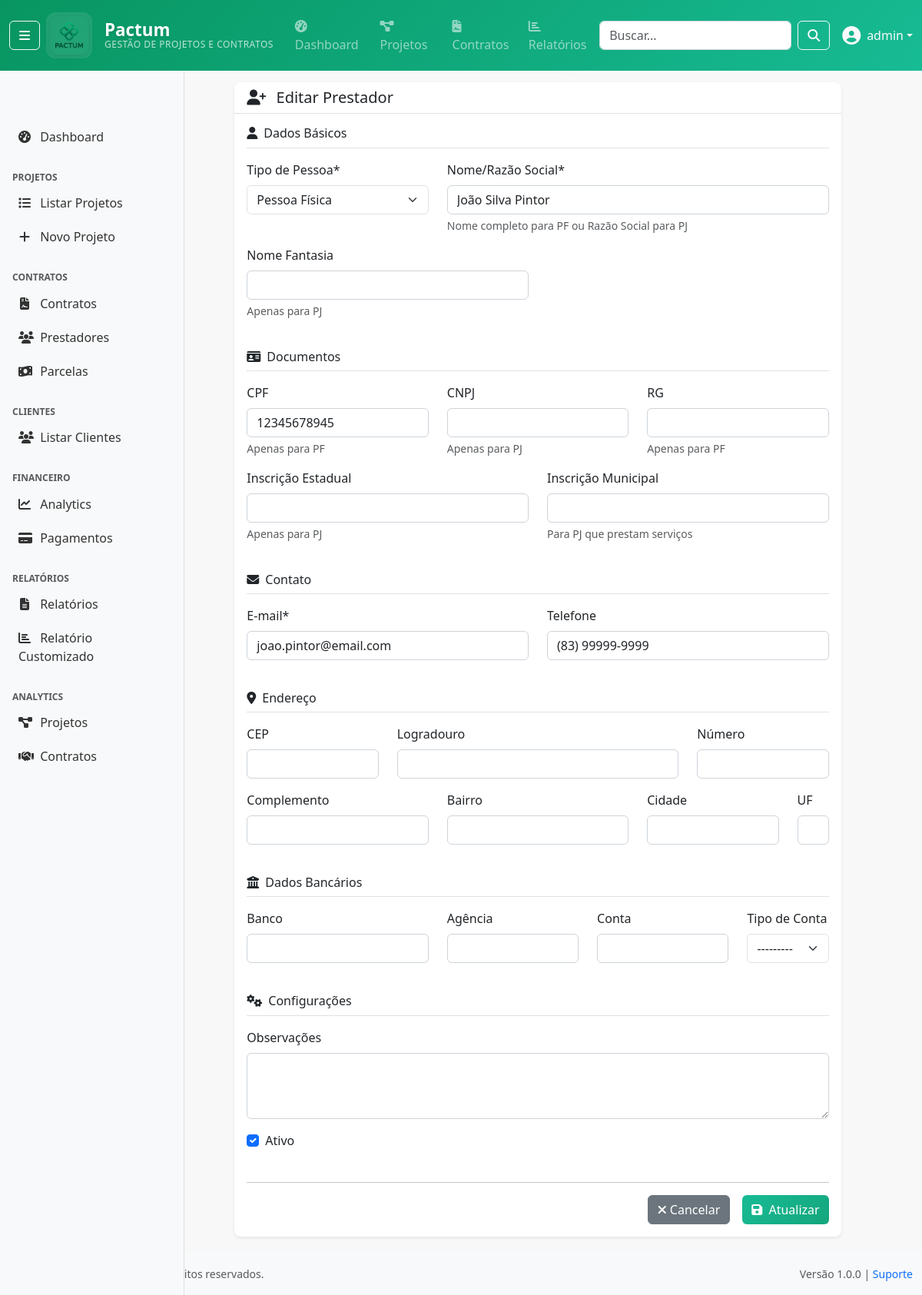
The page /contratos/prestadores/1/edit/ (signed in) on the database as committed earlier.
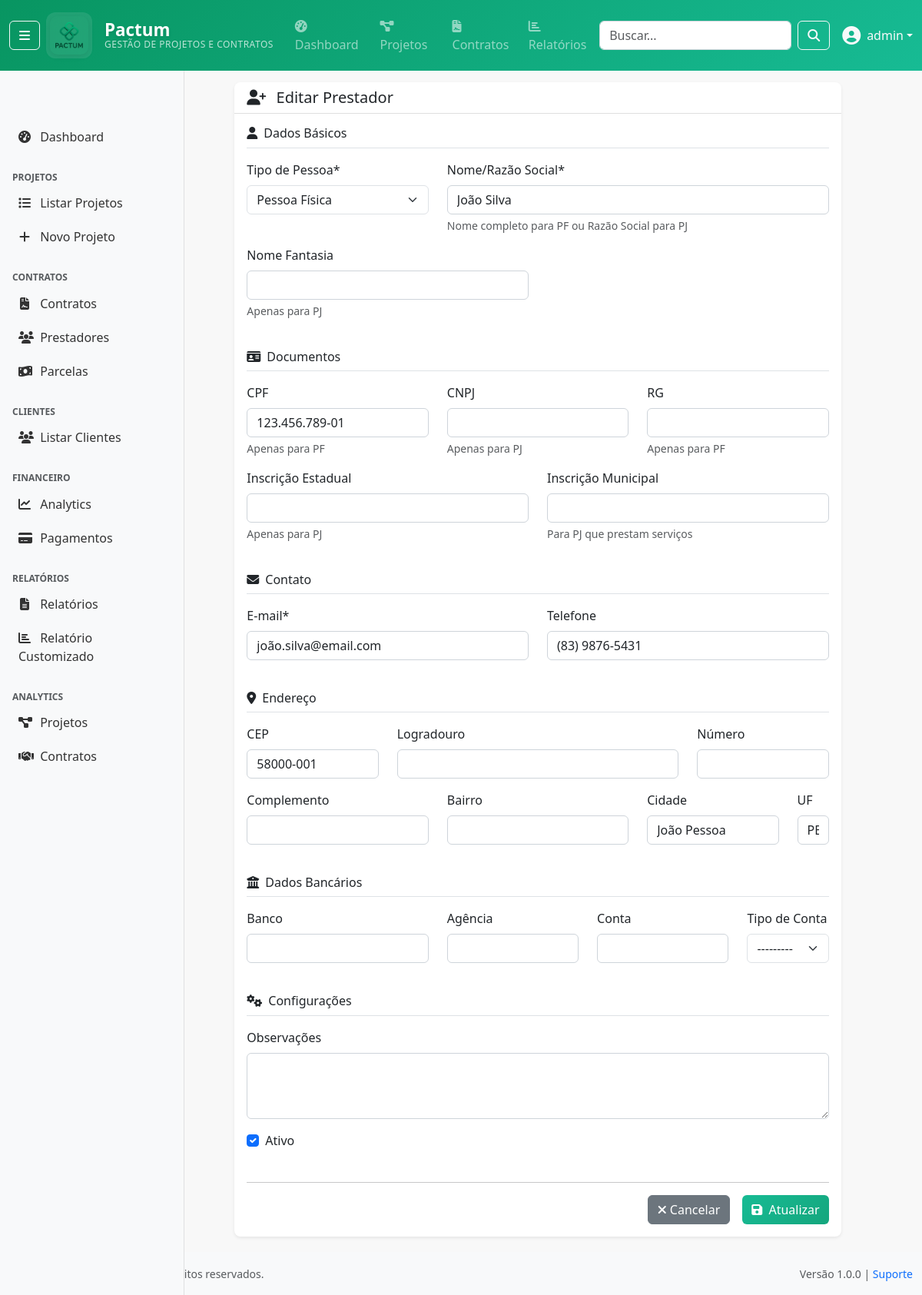
The same page on the database as committed later.
### apps/contratos/models/prestador.py (models this page shows, shortened)
class Prestador(BaseModel):
    TIPO_PESSOA_CHOICES = [
        ('PF', 'Pessoa Física'),
        ('PJ', 'Pessoa Jurídica'),
    ]
    tipo_pessoa = models.CharField(
        'Tipo de Pessoa',
        max_length=2,
        choices=TIPO_PESSOA_CHOICES
    )
    nome = models.CharField(
        'Nome/Razão Social',
        max_length=200,
        help_text='Nome completo para PF ou Razão Social para PJ'
    )
    nome_fantasia = models.CharField(
        'Nome Fantasia',
        max_length=200,
        blank=True,
        help_text='Apenas para PJ'
    )
    cpf = models.CharField(
        'CPF',
        max_length=14,
        blank=True,
        null=True,
        help_text='Apenas para PF'
    )
    cnpj = models.CharField(
        'CNPJ',
        max_length=18,
        blank=True,
        null=True,
        help_text='Apenas para PJ'
    )
    rg = models.CharField(
        'RG',
        max_length=20,
        blank=True,
        help_text='Apenas para PF'
    )
    inscricao_estadual = models.CharField(
        'Inscrição Estadual',
        max_length=20,
        blank=True,
        help_text='Apenas para PJ'
    )
    inscricao_municipal = models.CharField(
        'Inscrição Municipal',
        max_length=20,
        blank=True,
        help_text='Para PJ que prestam serviços'
    )
    email = models.EmailField('E-mail')
    telefone = models.CharField('Telefone', max_length=20, blank=True)
    cep = models.CharField('CEP', max_length=10, blank=True)
    logradouro = models.CharField('Logradouro', max_length=200, blank=True)
    numero = models.CharField('Número', max_length=10, blank=True)
    complemento = models.CharField('Complemento', max_length=100, blank=True)
    bairro = models.CharField('Bairro', max_length=100, blank=True)
    cidade = models.CharField('Cidade', max_length=100, blank=True)
    uf = models.CharField('UF', max_length=2, blank=True)
    banco = models.CharField('Banco', max_length=100, blank=True)
    agencia = models.CharField('Agência', max_length=20, blank=True)
    conta = models.CharField('Conta', max_length=20, blank=True)
    tipo_conta = models.CharField(
        'Tipo de Conta',
        max_length=20,
        choices=[
            ('corrente', 'Conta Corrente'),
            ('poupanca', 'Poupança'),
        ],
        blank=True
    )
    ativo = models.BooleanField('Ativo', default=True)
    observacoes = models.TextField('Observações', blank=True)
    class Meta:
        db_table = 'prestador'
        verbose_name = 'Prestador'
        verbose_name_plural = 'Prestadores'
        constraints = [
            models.UniqueConstraint(
                fields=['cpf'],
                condition=models.Q(cpf__isnull=False, tipo_pessoa='PF'),
                name='unique_cpf_when_not_null'
            ),
            models.UniqueConstraint(
                fields=['cnpj'],
                condition=models.Q(cnpj__isnull=False, tipo_pessoa='PJ'),
                name='unique_cnpj_when_not_null'
            ),
        ]

### apps/contratos/views/contrato_views.py (the view, shortened to what this page needs)
# urls.py: path('prestadores/<int:pk>/edit/', contrato_views.PrestadorUpdateView.as_view(), name='prestador_update'),
class PrestadorUpdateView(LoginRequiredMixin, UpdateView):
    model = Prestador
    form_class = PrestadorForm
    template_name = 'contratos/prestador_form.html'

### apps/accounts/models/user.py (called while the page is built)
    def __str__(self):
        return self.get_full_name() or self.username

    def is_admin(self):
        return self.role == 'admin' or self.is_superuser

    def is_cliente(self):
        return self.role == 'cliente' or self.is_cliente_externo

    def can_manage_projects(self):
        return self.is_admin() or self.has_perm('accounts.can_manage_projects')

    def can_view_financial_data(self):
        return self.role in ['admin', 'financeiro', 'fiscal'] or self.has_perm('accounts.can_view_financial_data')

    def can_manage_contracts(self):
        return self.role in ['admin', 'financeiro'] or self.has_perm('accounts.can_manage_contracts')

    def can_generate_reports(self):
        return not self.is_cliente() or self.has_perm('accounts.can_generate_reports')

### templates/contratos/prestador_form.html (shortened to what the changed rows need)
{% extends 'base/base.html' %}
{% load crispy_forms_tags %}
{% block page_title %}
    {% if object %}Editar Prestador{% else %}Cadastrar Novo Prestador{% endif %}
{% endblock %}
{% block content %}
<div class="row justify-content-center">
    <div class="col-md-10">
        <div class="card shadow-sm">
            <div class="card-body">
                <form method="post" novalidate>
                    <div class="row mb-4">
                        <div class="col-md-4">
                            {{ form.tipo_pessoa|as_crispy_field }}
                        </div>
                        <div class="col-md-8">
                            {{ form.nome|as_crispy_field }}
                        </div>
                        <div class="col-md-6">
                            {{ form.nome_fantasia|as_crispy_field }}
                        </div>
                    </div>
                    <div class="row mb-4">
                        <div class="col-md-4">
                            {{ form.cpf|as_crispy_field }}
                        </div>
                        <div class="col-md-4">
                            {{ form.cnpj|as_crispy_field }}
                        </div>
                        <div class="col-md-4">
                            {{ form.rg|as_crispy_field }}
                        </div>
                        <div class="col-md-6">
                            {{ form.inscricao_estadual|as_crispy_field }}
                        </div>
                        <div class="col-md-6">
                            {{ form.inscricao_municipal|as_crispy_field }}
                        </div>
                    </div>
                    <div class="row mb-4">
                        <div class="col-md-6">
                            {{ form.email|as_crispy_field }}
                        </div>
                        <div class="col-md-6">
                            {{ form.telefone|as_crispy_field }}
                        </div>
                    </div>
                    <div class="row mb-4">
                        <div class="col-md-3">
                            {{ form.cep|as_crispy_field }}
                        </div>
                        <div class="col-md-6">
                            {{ form.logradouro|as_crispy_field }}
                        </div>
                        <div class="col-md-3">
                            {{ form.numero|as_crispy_field }}
                        </div>
                        <div class="col-md-4">
                            {{ form.complemento|as_crispy_field }}
                        </div>
                        <div class="col-md-4">
                            {{ form.bairro|as_crispy_field }}
                        </div>
                        <div class="col-md-3">
                            {{ form.cidade|as_crispy_field }}
                        </div>
                        <div class="col-md-1">
                            {{ form.uf|as_crispy_field }}
                        </div>
                    </div>
                    <div class="row mb-4">
                        <div class="col-md-4">
                            {{ form.banco|as_crispy_field }}
                        </div>
                        <div class="col-md-3">
                            {{ form.agencia|as_crispy_field }}
                        </div>
                        <div class="col-md-3">
                            {{ form.conta|as_crispy_field }}
                        </div>
                        <div class="col-md-2">
                            {{ form.tipo_conta|as_crispy_field }}
                        </div>
                    </div>
                    <div class="row mb-4">
                        <div class="col-md-12">
                            {{ form.observacoes|as_crispy_field }}
                        </div>
                        <div class="col-md-3">
                            <div class="form-check">
                                {{ form.ativo }}
                                <label class="form-check-label" for="{{ form.ativo.id_for_label }}">
                                    {{ form.ativo.label }}
                                </label>
                            </div>
                        </div>
                    </div>
                </form>
            </div>
        </div>
    </div>
</div>
{% endblock %}

Rows that differ between the two databases and show on the page:
changed Prestador "Pessoa Física": nome "João Silva Pintor" → "João Silva"; cpf "12345678945" → "123.456.789-01"; email "joao.pintor@email.com" → "joão.silva@email.com"; telefone "(83) 99999-9999" → "(83) 9876-5431"; cep (not shown) → "58000-001"; cidade (not shown) → "João Pessoa"; uf (not shown) → "PB"
